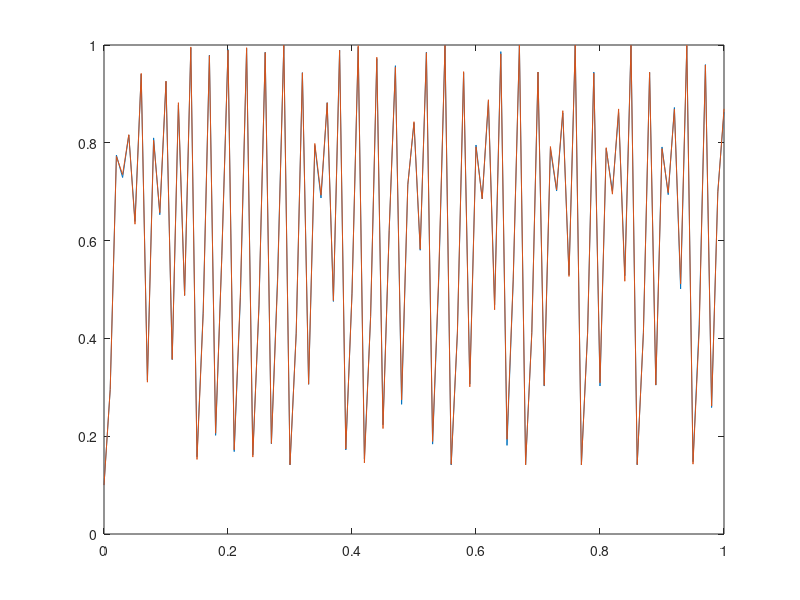

The MATLAB source for this figure:
clear
clc
%SFEKF算法 min E(eta_j+1 eta_j)

dt = 0.01;
t = 0:dt:1;
L = length(t);

x = zeros(1,L);
y = zeros(1,L);
x(1) = 0.1;
y(1) = 0.1^2;
%生成真实信号和观测信号
% x_k = sin(3*x_k-1);
% y_k = x_k^2;
for i = 2:L
    x(i) = sin(3*x(i-1));
    y(i) = x(i)^2+normrnd(0,0.01);
end
d=zeros(1,L);
%初始化
Xplus = zeros(1,L);
Pplus = 0.1;
Xplus(1) = 0.1;
Q = 0.01;
R = 10;
beta = 1;%弱化因子
lamda = 1;%渐消因子
fhi = 2;%迭代步长
for i = 2:L
    %预测步
    A = 3*cos(3*Xplus(i-1));%线性化 x_k=f(x_k-1)+Q; A=f`(x_k-1);
    Xminus = sin(3*Xplus(i-1));
    C = 3*Xminus^2;%线性化 y_k=h(x_k);C=h`(x_k);
    %残差协方差矩阵
    if i == 2
        V = (y(i)-Xminus^2)*(y(i)-Xminus^2).';
    else
        V = (0.95*V+(y(i)-Xminus^2)*(y(i)-Xminus^2).')/(1+0.95);
    end
    a(i) = V;
    %次优渐消因子
    N = V-C*Q*C.'-beta*R;
    M = C*A*Pplus*A'*C';
    lamda0 = trace(N)/trace(M);
    if lamda0 >= 1
        lamda = lamda0;
    end
    Pminus = lamda*A*Pplus*A.'+Q;
    %更新步
    K = Pminus*C*inv(C*Pminus*C.'+R);
    Xplus(i) = Xminus+K*(y(i)-Xminus^2);
    Pplus = (eye(1)-K*C)*Pminus;
    %预测结束，计算残差
%最优渐消因子
%     if i == 2
%         V = (y(i)-Xminus)*(y(i)-Xminus).';
%     else
%         V = (0.95*V+(y(i)-Xminus)*(y(i)-Xminus).')/(1+0.95);
%         W = Pminus*C.'-K*V;
%         [n,m] = size(W);%n矩阵行数，m矩阵列数
%         for k = 1:n
%             for j = 1:m
%                 B = C*Pminus*C.'+R;
%                 diff_g_lamda = A*Pplus*A.'*C.'*(eye(1)-inv(B)*V)+K*C*A*Pplus*A.'*C.'*inv(B)*V;
%                 g_lamda = 2*W(k,j)*diff_g_lamda;
%                 lamda  = lamda-fhi*g_lamda;
%                 d(i)=lamda;
%             end
%         end
%     end
end

plot(t,x,t,Xplus)